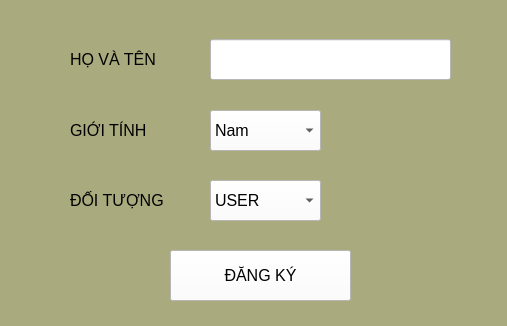
<?xml version="1.0" encoding="UTF-8"?>
<ui version="4.0">
 <class>RegisterWindow</class>
 <widget class="QMainWindow" name="RegisterWindow">
  <property name="geometry">
   <rect>
    <x>0</x>
    <y>0</y>
    <width>507</width>
    <height>326</height>
   </rect>
  </property>
  <property name="font">
   <font>
    <family>MS Shell Dlg 2</family>
   </font>
  </property>
  <property name="windowTitle">
   <string>Register</string>
  </property>
  <property name="styleSheet">
   <string notr="true">background-color: rgb(170, 170, 127);</string>
  </property>
  <widget class="QWidget" name="centralwidget">
   <widget class="QLabel" name="label">
    <property name="geometry">
     <rect>
      <x>70</x>
      <y>39</y>
      <width>111</width>
      <height>41</height>
     </rect>
    </property>
    <property name="font">
     <font>
      <pointsize>12</pointsize>
     </font>
    </property>
    <property name="text">
     <string>HỌ VÀ TÊN</string>
    </property>
   </widget>
   <widget class="QLineEdit" name="nameLog">
    <property name="geometry">
     <rect>
      <x>210</x>
      <y>39</y>
      <width>241</width>
      <height>41</height>
     </rect>
    </property>
    <property name="font">
     <font>
      <pointsize>12</pointsize>
     </font>
    </property>
    <property name="styleSheet">
     <string notr="true">background-color: rgb(255, 255, 255);</string>
    </property>
   </widget>
   <widget class="QLabel" name="label_2">
    <property name="geometry">
     <rect>
      <x>70</x>
      <y>110</y>
      <width>111</width>
      <height>41</height>
     </rect>
    </property>
    <property name="font">
     <font>
      <pointsize>12</pointsize>
     </font>
    </property>
    <property name="text">
     <string>GIỚI TÍNH</string>
    </property>
   </widget>
   <widget class="QComboBox" name="sexBog">
    <property name="geometry">
     <rect>
      <x>210</x>
      <y>110</y>
      <width>111</width>
      <height>41</height>
     </rect>
    </property>
    <property name="font">
     <font>
      <pointsize>12</pointsize>
     </font>
    </property>
    <property name="styleSheet">
     <string notr="true">background-color: rgb(255, 255, 255);</string>
    </property>
    <item>
     <property name="text">
      <string>Nam</string>
     </property>
    </item>
    <item>
     <property name="text">
      <string>Nữ</string>
     </property>
    </item>
   </widget>
   <widget class="QPushButton" name="registerBtn">
    <property name="geometry">
     <rect>
      <x>170</x>
      <y>250</y>
      <width>181</width>
      <height>51</height>
     </rect>
    </property>
    <property name="font">
     <font>
      <pointsize>12</pointsize>
     </font>
    </property>
    <property name="styleSheet">
     <string notr="true">background-color: rgb(255, 255, 255);</string>
    </property>
    <property name="text">
     <string>ĐĂNG KÝ</string>
    </property>
   </widget>
   <widget class="QLabel" name="label_3">
    <property name="geometry">
     <rect>
      <x>70</x>
      <y>180</y>
      <width>111</width>
      <height>41</height>
     </rect>
    </property>
    <property name="font">
     <font>
      <pointsize>12</pointsize>
     </font>
    </property>
    <property name="text">
     <string>ĐỐI TƯỢNG</string>
    </property>
   </widget>
   <widget class="QComboBox" name="sexBog_2">
    <property name="geometry">
     <rect>
      <x>210</x>
      <y>180</y>
      <width>111</width>
      <height>41</height>
     </rect>
    </property>
    <property name="font">
     <font>
      <pointsize>12</pointsize>
     </font>
    </property>
    <property name="styleSheet">
     <string notr="true">background-color: rgb(255, 255, 255);</string>
    </property>
    <item>
     <property name="text">
      <string>USER</string>
     </property>
    </item>
    <item>
     <property name="text">
      <string>ENEMY</string>
     </property>
    </item>
   </widget>
  </widget>
  <widget class="QStatusBar" name="statusbar"/>
 </widget>
 <resources/>
 <connections/>
</ui>
